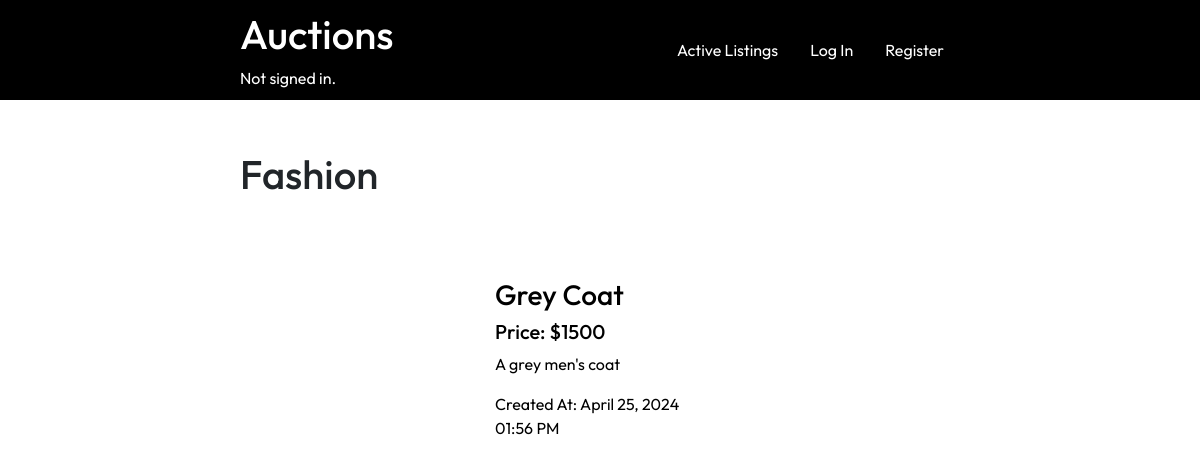
/category/Fashion, run on the app's committed database.
### auctions/models.py (models this page shows, shortened)
class Listing(models.Model):
    user_id = models.IntegerField()
    title = models.CharField(max_length=120, null=True)
    image = models.CharField(max_length=500, null=True)
    description = models.CharField(max_length=1000, null=True)
    bid = models.CharField(max_length=10, null=True)
    category = models.CharField(max_length=20, null=True)
    time = models.CharField(max_length=50, null=True)
    is_active = models.BooleanField(max_length=10, default=True)

### auctions/views.py (the view)
# urls.py: path("category/<str:category_type>", views.category, name="category"),
def category(request, category_type):
    category = Listing.objects.filter(category=category_type)
    return render(request, "auctions/category.html", {
        "category": category,
        "category_type": category_type,
    })

### auctions/templates/auctions/category.html (shortened to what this page needs)
{% extends "auctions/layout.html" %}
{% block body %}
<div class="page_main_div">
    <h1>{{category_type}}</h1>
    <br>
    {% for c in category %}
    <a class="listing_link" href="{% url 'listing' c.id %}">
        <div class="container-sm m-0 mb-10">
            <div class="row">
                <div class="col-sm-4">
                </div>
                <div class="col-sm-4 pt-5">
                    <h3>{{c.title}}</h3>
                    <h5>Price: ${{c.bid}}</h5>
                    <p>{{c.description}}</p>
                    <p>Created At: {{c.time}}</p>
                </div>
            </div>
        </div>
    </a>
    {% endfor %}
</div>
{% endblock %}

### auctions/static/auctions/styles.css (style rules this page uses)
body { box-sizing: border-box; font-family: "Outfit", sans-serif; }
.page_main_div { margin: 0px 20% 0px 20%; }
.listing_link { color: black; text-decoration: none; }

### data on the page
Listing: category "Fashion", title "Grey Coat", bid "1500", description "A grey men's coat", time "April 25, 2024 01:56 PM"
